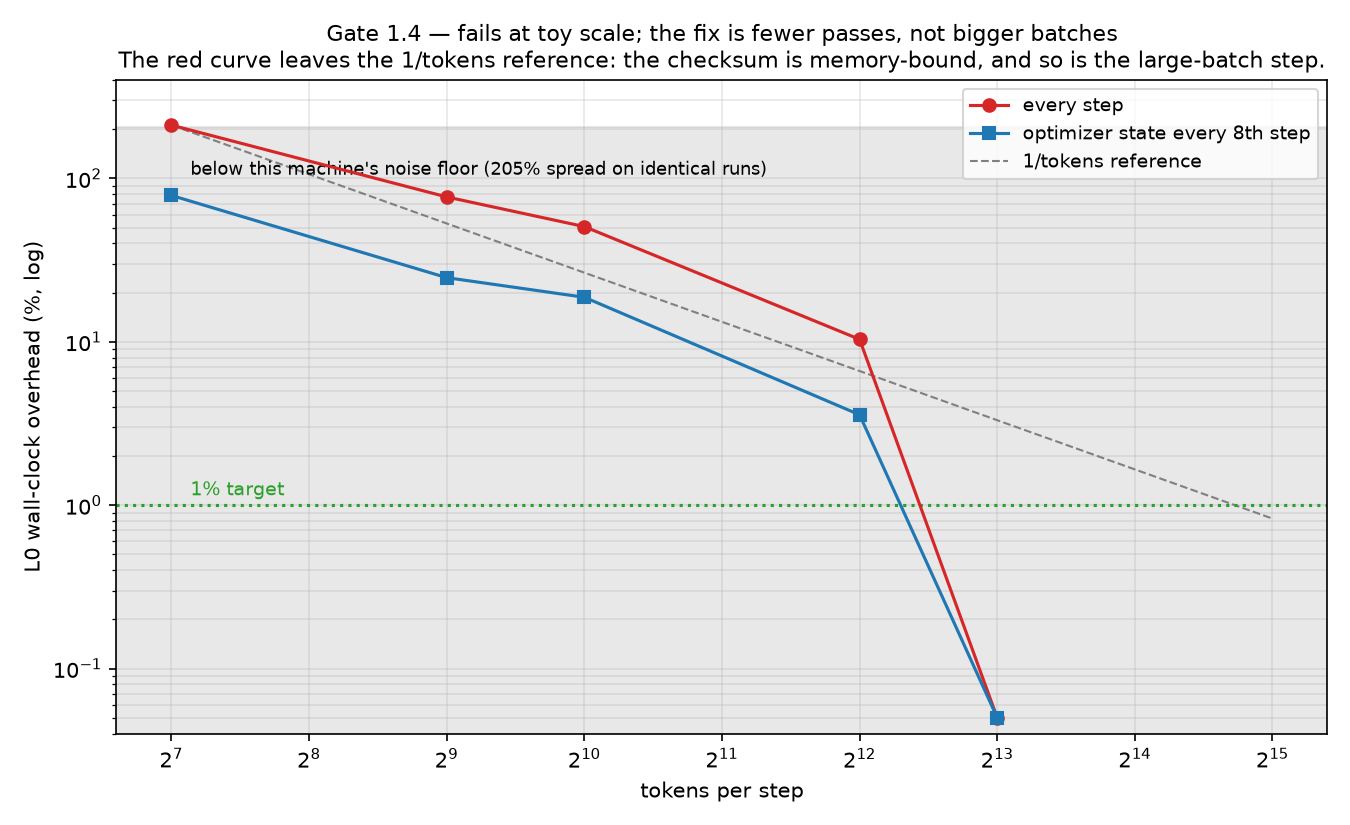

Write the Python code that produced this figure.
"""Gate 1.4 — what the L0 layer costs.

Reported two ways on purpose. The plan's target is <1% wall-clock, and a <1%
claim needs timing precision better than 1%, which a shared container does not
have. So:

  (a) analytic — bytes touched by the detectors per step, against bytes touched
      by the training step. Deterministic, and not a function of who else is on
      the machine.
  (b) wall-clock — A/B interleaved to cancel drift, medians over many
      repetitions, **with the measurement noise floor stated**. If the effect is
      below the floor, that is what gets reported. Not a number.

Run:  python -m sdc.figures.overhead
"""

from __future__ import annotations

import json
import statistics
import time
from pathlib import Path

import torch

from sdc.detect import Guards
from sdc.model import TinyTransformer
from sdc.runner import TrainConfig, train

REPS = 9
STEPS = 20
OUT = Path(__file__).parent


def _time_once(cfg: TrainConfig, guarded: bool, stride: int = 1) -> float:
    start = time.perf_counter()
    train(cfg, guards=Guards(optim_stride=stride) if guarded else None)
    return time.perf_counter() - start


def measure() -> dict:
    cfg = TrainConfig(steps=STEPS)

    # Warm up: first call pays for lazy init and the weight cache.
    _time_once(cfg, guarded=False)
    _time_once(cfg, guarded=True)

    plain: list[float] = []
    guarded: list[float] = []
    for i in range(REPS):
        # Interleaved, and order-swapped each rep, so any monotonic drift in
        # machine load cancels instead of loading onto one arm.
        if i % 2 == 0:
            plain.append(_time_once(cfg, False))
            guarded.append(_time_once(cfg, True))
        else:
            guarded.append(_time_once(cfg, True))
            plain.append(_time_once(cfg, False))
        print(f"  rep {i + 1}/{REPS}  plain {plain[-1]:.3f}s  guarded {guarded[-1]:.3f}s")

    p_med, g_med = statistics.median(plain), statistics.median(guarded)

    # The noise floor: spread within the *unguarded* arm, which by construction
    # measures the same work every time. Any A/B difference smaller than this is
    # not resolvable on this machine.
    p_lo, p_hi = min(plain), max(plain)
    noise_frac = (p_hi - p_lo) / p_med

    return {
        "reps": REPS,
        "steps": STEPS,
        "plain_median_s": p_med,
        "guarded_median_s": g_med,
        "overhead_frac": (g_med - p_med) / p_med,
        "noise_floor_frac": noise_frac,
        "plain_all_s": plain,
        "guarded_all_s": guarded,
    }


def analytic(cfg: TrainConfig, optim_stride: int = 1) -> dict:
    """Bytes the detectors touch per step, against the training step's own traffic.

    Deliberately counts the detectors generously — the int64 widening and the
    modular reduction both materialise temporaries, and pretending they are free
    would understate the cost.
    """
    model = TinyTransformer(cfg.model)
    P = sum(p.numel() for p in model.parameters())
    tokens = cfg.batch_size * cfg.model.block_size

    # Detector traffic per step:
    #   gradients   stamp + verify            = 2 passes over P, every step
    #   optim state stamp + verify, 2 moments = 4 passes over P, every Nth step
    # Each pass reads 4B (fp32) and materialises an 8B int64 temporary plus an
    # 8B weighted temporary => ~20B of traffic per element per pass.
    #
    # This is the trustworthy half of the gate. It is deterministic, it does not
    # depend on who else is on the machine, and it is what should be quoted.
    passes = 2 + 4 / optim_stride
    detector_bytes = passes * P * 20

    # Training step traffic, conservatively: fwd+bwd touch parameters and their
    # gradients several times over, and activations scale with tokens.
    step_bytes = 4 * (3 * P + 2 * P * 1) + 4 * tokens * cfg.model.n_embd * 8

    # FLOPs are the fairer denominator for the compute-bound part: the standard
    # 6*P*tokens for fwd+bwd. The detectors are ~O(P) elementwise ops.
    step_flops = 6 * P * tokens
    detector_flops = passes * P * 4

    return {
        "params": P,
        "optim_stride": optim_stride,
        "passes_over_params_per_step": passes,
        "tokens_per_step": tokens,
        "detector_bytes_per_step": detector_bytes,
        "step_bytes_per_step": step_bytes,
        "byte_ratio": detector_bytes / step_bytes,
        "detector_flops_per_step": detector_flops,
        "step_flops_per_step": step_flops,
        "flop_ratio": detector_flops / step_flops,
    }


def scaling() -> list[dict]:
    """Overhead against tokens per step.

    The detectors are O(params) per step; the training step is O(params x tokens).
    So the ratio should fall as 1/tokens, and the toy configuration used for the
    gates sits at the worst possible end of that curve. Measuring the trend turns
    a structural argument into evidence — or refutes it.
    """
    from sdc.model import ModelConfig

    from sdc.model import ModelConfig

    rows = []
    for batch, block in ((4, 32), (8, 64), (16, 64), (32, 128), (64, 128)):
        cfg = TrainConfig(
            steps=6, batch_size=batch, model=ModelConfig(block_size=block)
        )
        _time_once(cfg, guarded=False)  # warm
        # min-of-3: wall clock noise is one-sided, so the minimum is the least
        # contaminated estimate of the work actually done.
        plain = min(_time_once(cfg, False) for _ in range(3))
        full = min(_time_once(cfg, True, stride=1) for _ in range(3))
        strided = min(_time_once(cfg, True, stride=8) for _ in range(3))
        tokens = batch * block
        rows.append(
            {
                "batch": batch,
                "block": block,
                "tokens_per_step": tokens,
                "plain_s": plain,
                "guarded_s": full,
                "overhead_frac": (full - plain) / plain,
                "overhead_frac_stride8": (strided - plain) / plain,
            }
        )
        print(
            f"  {tokens:6d} tokens/step -> stride1 {rows[-1]['overhead_frac'] * 100:7.2f}%"
            f"   stride8 {rows[-1]['overhead_frac_stride8'] * 100:7.2f}%"
            f"   (plain {plain:.3f}s)"
        )
    return rows


def noise_at_scale(batch: int = 128, block: int = 128, reps: int = 6) -> dict:
    """Spread of the *same unguarded* configuration, repeated.

    Establishes where measurement stops meaning anything. Attempts to measure
    overhead above ~8k tokens/step on this container produced values including a
    negative one, which is impossible and therefore diagnostic: noise dominates.
    """
    from sdc.model import ModelConfig

    cfg = TrainConfig(steps=4, batch_size=batch, model=ModelConfig(block_size=block))
    _time_once(cfg, guarded=False)
    runs = [_time_once(cfg, guarded=False) for _ in range(reps)]
    med = statistics.median(runs)
    return {
        "tokens_per_step": batch * block,
        "reps": reps,
        "times_s": runs,
        "median_s": med,
        "spread_frac": (max(runs) - min(runs)) / med,
    }


def plot_scaling(rows: list[dict], noise: dict) -> None:
    import matplotlib

    matplotlib.use("Agg")
    import matplotlib.pyplot as plt

    fig, ax = plt.subplots(figsize=(9, 5.5))
    xs = [r["tokens_per_step"] for r in rows]
    ys = [max(r["overhead_frac"] * 100, 0.05) for r in rows]
    ys8 = [max(r["overhead_frac_stride8"] * 100, 0.05) for r in rows]

    ax.plot(xs, ys, marker="o", color="tab:red", label="every step", zorder=4)
    ax.plot(
        xs, ys8, marker="s", color="tab:blue",
        label="optimizer state every 8th step", zorder=4,
    )

    ref_x = [xs[0] * 2 ** i for i in range(9)]
    ref_y = [ys[0] * xs[0] / x for x in ref_x]
    ax.plot(ref_x, ref_y, ls="--", color="grey", lw=1, label="1/tokens reference")

    ax.axhline(1.0, color="tab:green", ls=":", lw=1.5)
    ax.text(xs[0] * 1.1, 1.15, "1% target", fontsize=9, color="tab:green")

    floor = noise["spread_frac"] * 100
    ax.axhspan(0.04, floor, color="grey", alpha=0.18)
    ax.text(
        xs[0] * 1.1, floor * 0.55,
        f"below this machine's noise floor ({floor:.0f}% spread on identical runs)",
        fontsize=8.5, va="center",
    )

    ax.set_xscale("log", base=2)
    ax.set_yscale("log")
    ax.set_ylim(0.04, 400)
    ax.set_xlabel("tokens per step")
    ax.set_ylabel("L0 wall-clock overhead (%, log)")
    ax.set_title(
        "Gate 1.4 — fails at toy scale; the fix is fewer passes, not bigger batches\n"
        "The red curve leaves the 1/tokens reference: the checksum is memory-bound, "
        "and so is the large-batch step.",
        fontsize=10.5,
    )
    ax.grid(alpha=0.3, which="both")
    ax.legend(loc="upper right", fontsize=9)
    fig.tight_layout()
    fig.savefig(OUT / "overhead.png", dpi=150)
    print(f"wrote {OUT / 'overhead.png'}")


if __name__ == "__main__":
    cfg = TrainConfig(steps=STEPS)
    print(f"timing {REPS} interleaved reps of {STEPS} steps...")
    timing = measure()
    calc = analytic(cfg)
    print("\nscaling against tokens/step...")
    rows = scaling()
    print("\nnoise floor at scale (same config, repeated, unguarded)...")
    noise = noise_at_scale()
    print(
        f"  {noise['tokens_per_step']} tokens/step: spread "
        f"{noise['spread_frac'] * 100:.1f}% of median — anything smaller than this "
        "is not measurable here"
    )
    data = {
        "wall_clock": timing,
        "analytic": calc,
        "scaling": rows,
        "noise_at_scale": noise,
        "extrapolated_1pct_crossing_tokens": rows[0]["tokens_per_step"]
        * rows[0]["overhead_frac"]
        * 100,
    }
    (OUT / "overhead.json").write_text(json.dumps(data, indent=2))
    try:
        plot_scaling(rows, noise)
    except ImportError:
        print("matplotlib unavailable — JSON written, plot skipped")

    print()
    print("=== analytic ===")
    print(f"params                {calc['params']:,}")
    print(f"detector : step bytes {calc['byte_ratio'] * 100:6.2f}%")
    print(f"detector : step FLOPs {calc['flop_ratio'] * 100:6.2f}%")
    print()
    print("=== wall clock ===")
    print(f"plain     median      {timing['plain_median_s']:.4f}s")
    print(f"guarded   median      {timing['guarded_median_s']:.4f}s")
    print(f"measured overhead     {timing['overhead_frac'] * 100:+6.2f}%")
    print(f"noise floor           {timing['noise_floor_frac'] * 100:6.2f}%")
    if abs(timing["overhead_frac"]) < timing["noise_floor_frac"]:
        print("VERDICT: overhead is BELOW the measurement noise floor on this")
        print("         machine. Not reportable as a number — see analytic above.")
    else:
        print(f"VERDICT: overhead resolvable at {timing['overhead_frac'] * 100:+.2f}%")
    print(f"\nwrote {OUT / 'overhead.json'}")
